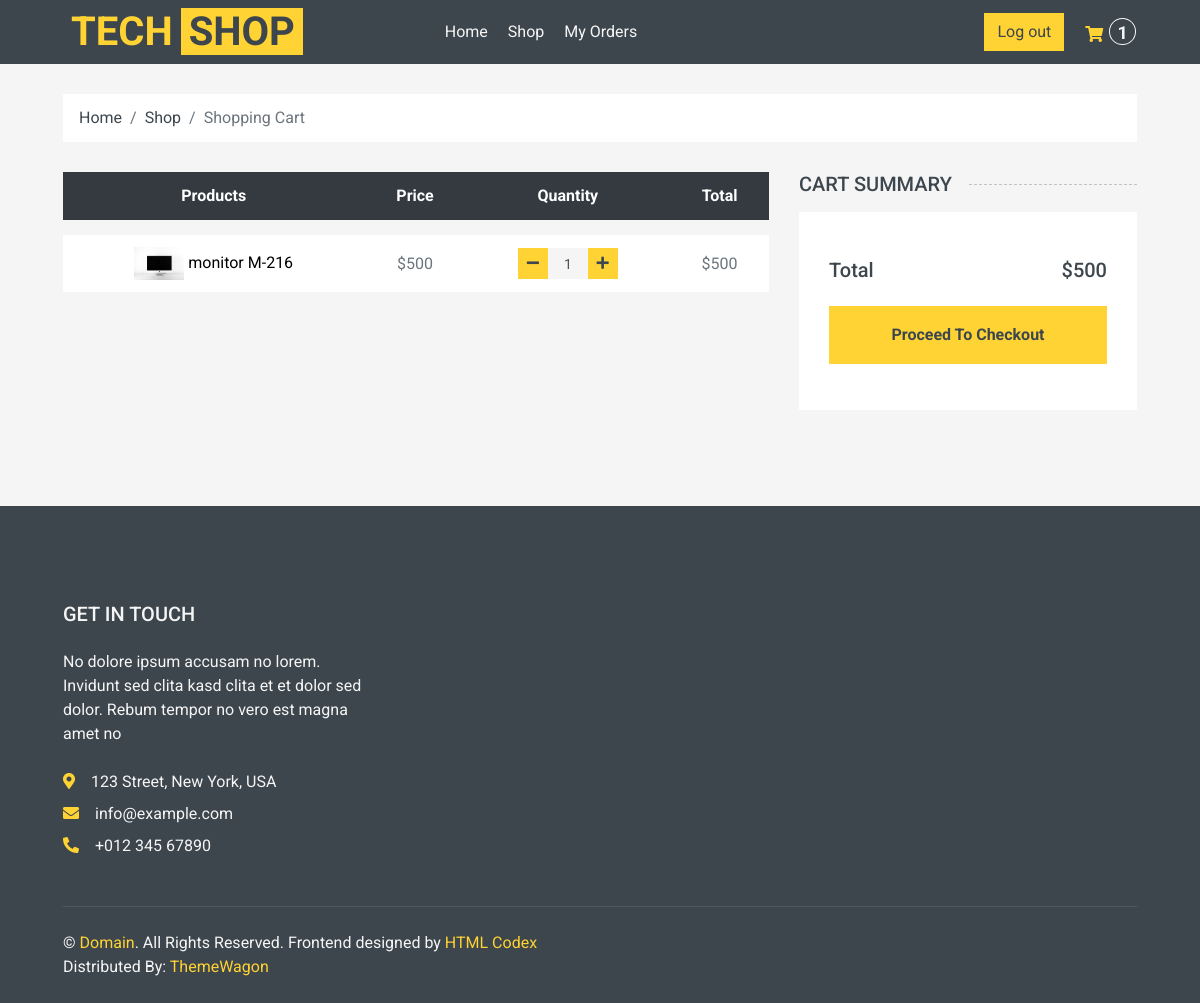
Screenshot of /cart (signed in) with the database file from the repository.
### shop/models.py (models this page shows, shortened)
class OrderItem(models.Model):
    order = models.ForeignKey("Order", on_delete=models.CASCADE)
    product = models.ForeignKey(
        "Product", null=True, blank=True, on_delete=models.CASCADE
    )
    quantity = models.IntegerField(null=True, blank=True, default=0)
    date_added = models.DateTimeField(auto_now=True, null=True, blank=True)
    @property
    def total_item_price(self):
        if self.product is None:
            return 0
        return (self.product.price or 0) * (self.quantity or 0)

class Product(models.Model):
    CATEGORY = (
        ("Tech", "Tech"),
        ("New", "New"),
        ("Popular", "Popular"),
    )
    default_description = """
    Eos no lorem eirmod diam diam, eos elitr et gubergren diam sea. Consetetur vero aliquyam invidunt duo dolores et duo sit. Vero diam ea vero et dolore rebum, dolor rebum eirmod consetetur invidunt sed sed et, lorem duo et eos elitr, sadipscing kasd ipsum rebum diam. Dolore diam stet rebum sed tempor kasd eirmod. Takimata kasd ipsum accusam sadipscing, eos dolores sit no ut diam consetetur duo justo est, sit sanctus diam tempor aliquyam eirmod nonumy rebum dolor accusam, ipsum kasd eos consetetur at sit rebum, diam kasd invidunt tempor lorem, ipsum lorem elitr sanctus eirmod takimata dolor ea invidunt.

    Dolore magna est eirmod sanctus dolor, amet diam et eirmod et ipsum. Amet dolore tempor consetetur sed lorem dolor sit lorem tempor. Gubergren amet amet labore sadipscing clita clita diam clita. Sea amet et sed ipsum lorem elitr et, amet et labore voluptua sit rebum. Ea erat sed et diam takimata sed justo. Magna takimata justo et amet magna et.
    """
    name = models.CharField(verbose_name="название продукта", max_length=100)
    price = models.IntegerField(null=True, blank=True)
    description = models.TextField(default=default_description, blank=True)
    rating = models.IntegerField(null=True, blank=True)
    pic = models.ImageField(
        upload_to="shop/%Y/%m", null=True, blank=True, default="default_picture.png"
    )
    added_at = models.DateTimeField(
        verbose_name="Data of appearance", auto_now_add=True, null=True
    )
    category = models.CharField(max_length=100, choices=CATEGORY)
    slug = models.SlugField(blank=True, null=True, unique=True)

### shop/views.py (the view)
# urls.py: path("cart", cart, name="cart"),
def cart(request):
    cart_order = get_cart(request)
    order_items = cart_order.orderitem_set.select_related("product").all()
    ctx = {
        "order_items": order_items,
        "crt_total_quantity": cart_order.order_total_quantity,
        "crt_total_price": cart_order.total_order_price,
    }
    return render(request, "cart.html", ctx)

### shop/context_processors.py (called while the page is built)
def get_cart_total(request):
    cart = get_cart(request, create=False)
    return {"crt_total_quantity": cart.order_total_quantity if cart else 0}

### shop/models.py (called while the page is built)
    @property
    def total_order_price(self):
        return sum(
            item.total_item_price
            for item in self.orderitem_set.select_related("product").all()
        )

    @property
    def order_total_quantity(self):
        return sum(item.quantity or 0 for item in self.orderitem_set.all())

### shop/utils.py (called while the page is built)
def get_cart(request, *, create=True):
    if request.user.is_authenticated:
        cart_query = Order.objects.filter(customer=request.user, status="Cart")
    else:
        return get_visitor_cart(request, create=create)
    cart = cart_query.order_by("pk").first()
    if cart is None and create:
        cart = Order.objects.create(customer=request.user, status="Cart")
    return cart

### templates/cart.html (shortened to what this page needs)
{%extends "main.html"%}
{%load static%}
{%block cart%}
    <div class="container-fluid">
        <div class="row px-xl-5">
            <div class="col-12">
                <nav class="breadcrumb bg-light mb-30">
                    <a class="breadcrumb-item text-dark" href="{%url 'index'%}">Home</a>
                    <a class="breadcrumb-item text-dark" href="{%url 'shop'%}">Shop</a>
                    <span class="breadcrumb-item active">Shopping Cart</span>
                </nav>
            </div>
        </div>
    </div>
    <div class="container-fluid">
        <div class="row px-xl-5">
            <div class="col-lg-8 table-responsive mb-5">
                <table class="table table-light table-borderless table-hover text-center mb-0">
                    <thead class="thead-dark">
                        <tr>
                            <th>Products</th>
                            <th>Price</th>
                            <th>Quantity</th>
                            <th>Total</th>
                        </tr>
                    </thead>
                    <tbody class="align-middle">
                        {% for item in order_items%}
                        <tr data-product_id_item ={{item.product.id}} >
                            <td class="align-middle">
                              <img src="{{item.product.pic.url}}" alt="" style="width: 50px;">
                               <a href="{%url 'detail' item.product.slug %}" style = "color:black;">{{item.product.name}}</a>
                            </td>
                            <td class="align-middle">${{item.product.price}} </td>
                            <td class="align-middle">
                                <div class="input-group quantity mx-auto" style="width: 100px;">
                                    <div class="input-group-btn">
                                        <button class="btn btn-sm btn-primary btn-minus change_cart_btn"  data-product_id = "{{item.product.id}}" data-action = "remove">
                                        <i class="fa fa-minus"></i>
                                        </button>
                                    </div>
                                    <input data-product_id_quantity ={{item.product.id}} type="text" class="form-control form-control-sm bg-secondary border-0 text-center" value="{{item.quantity}}">
                                    <div class="input-group-btn">
                                        <button class="btn btn-sm btn-primary btn-plus change_cart_btn"  data-product_id = "{{item.product.id}}" data-action = "add">
                                            <i class="fa fa-plus"></i>
                                        </button>
                                    </div>
                                </div>
                            </td>
                            <td class="align-middle" data-product_id_price ={{item.product.id}} >${{item.total_item_price}}</td>
                        </tr>
                        {% endfor %}
                    </tbody>
                </table>
            </div>
            <div class="col-lg-4">
                <h5 class="section-title position-relative text-uppercase mb-3"><span class="bg-secondary pr-3">Cart Summary</span></h5>
                <div class="bg-light p-30 mb-5">
                    <div class="pt-2">
                        <div class="d-flex justify-content-between mt-2">
                            <h5>Total</h5>
                            <h5 class = "crt_total_price">${{crt_total_price}}</h5>
                        </div>
                        <a class="btn btn-block btn-primary font-weight-bold my-3 py-3 proceed_to_checkout" href = "{%url 'checkout'%}" >Proceed To Checkout</a>
                    </div>
                </div>
            </div>
        </div>
    </div>
{%endblock%}

### rows the page displays
OrderItem: product.pic (picture), product.name "monitor M-216", product.price "500", quantity "1", total_item_price "500"

### other values shown
{{ crt_total_quantity }} "1"
{{ crt_total_price }} "500"
